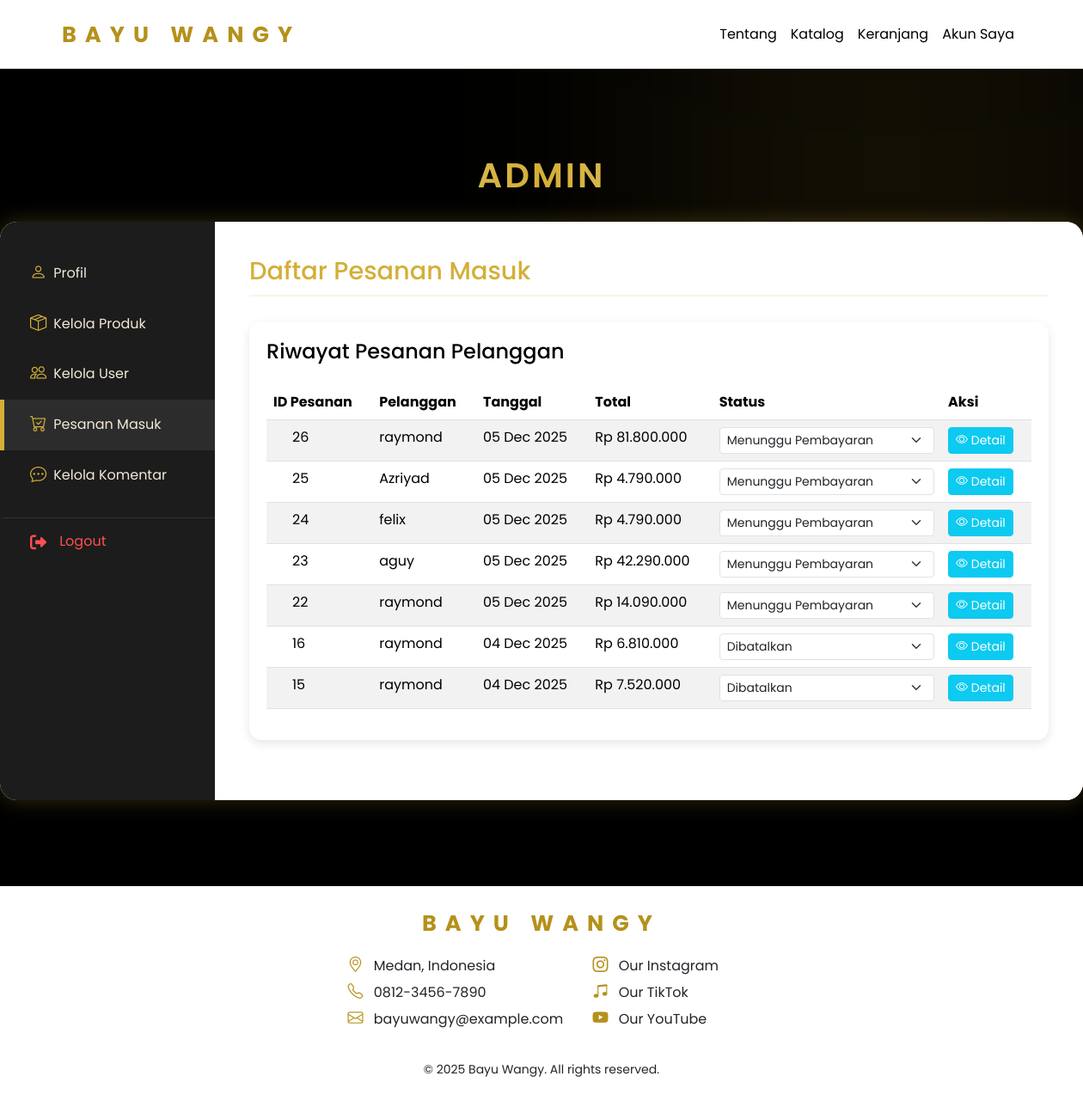
/admin-tab-pesanan.php (signed in), run on the app's committed database.
### tables this page shows
CREATE TABLE `pesanan` (
  `id_pesanan` int(11) NOT NULL,
  `id_user` int(11) DEFAULT NULL,
  `nama_lengkap` varchar(255) NOT NULL,
  `email` varchar(255) NOT NULL,
  `no_telepon` varchar(20) NOT NULL,
  `alamat_detail` text NOT NULL,
  `total_produk` decimal(10,2) NOT NULL,
  `total_akhir` decimal(10,2) NOT NULL,
  `status_pesanan` varchar(50) DEFAULT 'Menunggu Pembayaran',
  `tanggal_pesan` timestamp NOT NULL DEFAULT current_timestamp()
);

CREATE TABLE `users` (
  `id_user` int(11) NOT NULL,
  `nama` varchar(100) NOT NULL,
  `email` varchar(100) NOT NULL,
  `password` varchar(100) NOT NULL,
  `telepon` varchar(20) DEFAULT NULL,
  `tanggal_daftar` datetime DEFAULT current_timestamp(),
  `role` varchar(50) NOT NULL DEFAULT 'customer'
);

### admin-tab-pesanan.php (the view, shortened to what this page needs)
<?php
require 'conn.php';
$sql = "
    SELECT
        p.id_pesanan,
        u.nama,
        p.tanggal_pesan,
        p.total_akhir,
        p.status_pesanan
    FROM pesanan p
    JOIN users u ON p.id_user = u.id_user
    ORDER BY p.tanggal_pesan DESC
";
$pesanan_query = $conn->query($sql);
$statuses = ['Menunggu Pembayaran', 'Diproses', 'Dikirim', 'Selesai', 'Dibatalkan'];
?>
<!DOCTYPE html>
<html lang="id">
<head>
    <link rel="stylesheet" href="bootstrap/css/bootstrap.css">
    <link rel="stylesheet" href="css/akun.css">
    <link rel="stylesheet" href="css/navbar.css">
    <link rel="stylesheet" href="css/styleee.css">
    <link rel="stylesheet" href="https://cdnjs.cloudflare.com/ajax/libs/font-awesome/6.0.0-beta3/css/all.min.css">
    <link rel="stylesheet" href="https://cdn.jsdelivr.net/npm/bootstrap-icons@1.11.3/font/bootstrap-icons.css">
</head>
<body class="account-page">
    <?php include 'navbar.php'; ?>
    <div class="akun-container">
        <h1 class="title">Admin</h1>
        <div class="account-dashboard">
            <aside class="sidebar">
                <nav class="account-nav">
                    <a href="admin.php" class="nnav-item">
                        <i class="bi bi-person me-2"></i> Profil
                    </a>
                    <a href="admin-tab-produk.php" class="nnav-item">
                        <i class="bi bi-box-seam me-2"></i> Kelola Produk
                    </a>
                    <a href="admin-tab-user.php" class="nnav-item">
                        <i class="bi bi-people me-2"></i> Kelola User
                    </a>
                    <a href="admin-tab-pesanan.php" class="nnav-item active">
                        <i class="bi bi-cart-check me-2"></i> Pesanan Masuk
                    </a>
                    <a href="admin-tab-komentar.php" class="nnav-item">
                        <i class="bi bi-chat-dots me-2"></i> Kelola Komentar
                    </a>
                    <a href="logout.php" class="nnav-item logout">
                        <i class="fas fa-sign-out-alt"></i> Logout
                    </a>
                </nav>
            </aside>
            <main class="content-area">
                <h2 class="section-title">Daftar Pesanan Masuk</h2>
                <div class="address-form" style="max-width: 1200px; margin: 30px auto;">
                    <h4 class="mb-4">Riwayat Pesanan Pelanggan</h4>
                    <table class="table table-striped">
                        <thead>
                            <tr>
                                <th>ID Pesanan</th>
                                <th>Pelanggan</th>
                                <th>Tanggal</th>
                                <th>Total</th>
                                <th>Status</th>
                                <th>Aksi</th>
                            </tr>
                        </thead>
                        <tbody>
                            <?php
                            if ($pesanan_query->num_rows > 0) {
                                while ($pesanan = $pesanan_query->fetch_assoc()):
                            ?>
                            <tr>
                                <td><?= $pesanan['id_pesanan']; ?></td>
                                <td><?= htmlspecialchars($pesanan['nama']); ?></td>
                                <td><?= date('d M Y', strtotime($pesanan['tanggal_pesan'])); ?></td>
                                <td>Rp <?= number_format($pesanan['total_akhir'], 0, ',', '.'); ?></td>
                                <td>
                                    <form action="admin-ubahstatuspesanan.php" method="POST" class="d-inline">
                                        <select name="status_baru" onchange="this.form.submit()" class="form-select form-select-sm">
                                            <?php foreach ($statuses as $status): ?>
                                                <option value="<?= $status; ?>" <?= ($pesanan['status_pesanan'] === $status) ? 'selected' : ''; ?>>
                                                    <?= $status; ?>
                                                </option>
                                            <?php endforeach; ?>
                                        </select>
                                    </form>
                                </td>
                                <td>
                                    <a href="admin-detailpesanan.php?id=<?= $pesanan['id_pesanan']; ?>" class="btn btn-sm btn-info text-white"><i class="bi bi-eye"></i> Detail</a>
                                </td>
                            </tr>
                            <?php
                                endwhile;
                            } else {
                                ?>
                                <tr>
                                    <td colspan="6" class="text-center">Tidak ada pesanan masuk saat ini.</td>
                                </tr>
                                <?php
                            }
                            ?>
                        </tbody>
                    </table>
                </div>
            </main>
            </div>
    </div>
    <?php include 'footer.php'; ?>
</body>
</html>

### css/akun.css (style rules this page uses)
* { margin: 0; padding: 0; box-sizing: border-box; font-family: 'Poppins', sans-serif; }
body { background: #000000; min-height: 100vh; height: auto; color: #ffffff; overflow-x: hidden; }
body::before { content: ""; position: absolute; width: 550px; height: 550px; background: #D4AF3715; filter: blur(130px); top: -80px; right: -50px; z-index: -1; }
.title { text-align: center; margin-bottom: 30px; font-size: 40px; font-weight: 600; letter-spacing: 3px; text-transform: uppercase; background: linear-gradient(90deg, #f2e9d8, #D4AF37, #f2e9d8); color: transparent; -webkit-background-clip: text; background-clip: text; }
.akun-container { margin: 100px auto; }
.address-form { background: #ffffff; padding: 20px; border-radius: 14px; box-shadow: 0px 4px 12px rgba(0,0,0,0.1); max-width: 100%; margin-top: 20px; }
.account-dashboard { display: flex; max-width: 1400px; margin: 0 auto; background: #ffffff; border-radius: 20px; overflow: hidden; box-shadow: 0 0 25px rgba(212, 175, 55, 0.25), inset 0 0 12px rgba(212, 175, 55, 0.15); }
.sidebar { flex: 0 0 250px; background: #1c1c1c; padding: 30px 0; color: #f2e9d8; }
.account-nav { display: flex; flex-direction: column; }
.nnav-item { display: flex; align-items: center; padding: 15px 30px; text-decoration: none; color: #f2e9d8; font-size: 1em; border-left: 5px solid transparent; transition: 0.2s; }
.nnav-item i { margin-right: 15px; font-size: 1.2em; color: #D4AF37; }
.nnav-item.active { border-left-color: #D4AF37; background-color: #2c2c2c; font-weight: 400; }
.nnav-item.logout { margin-top: 20px; border-top: 1px solid #333333; color: #ff5050; }
.nnav-item.logout i { color: #ff5050; }
.content-area { flex-grow: 1; padding: 40px; background: #ffffff; color: #000000; }
.section-title { color: #D4AF37; font-size: 1.8em; margin-bottom: 25px; border-bottom: 2px solid #D4AF3720; padding-bottom: 10px; }
.address-form { background: #ffffff; padding: 20px; border-radius: 14px; box-shadow: 0px 4px 12px rgba(0,0,0,0.1); max-width: 500px; margin-top: 20px; }

### css/styleee.css (style rules this page uses)
body { font-family: 'Poppins', sans-serif; }
.cart-table th:first-child, tr td:first-child { padding-left: 30px !important; }

### data on the page
pesanan: id_pesanan "26", id_user.nama "raymond", tanggal_pesan "05 Dec 2025", total_akhir "81.800.000", status_baru "Menunggu Pembayaran"
pesanan: id_pesanan "25", id_user.nama "Azriyad", tanggal_pesan "05 Dec 2025", total_akhir "4.790.000", status_baru "Menunggu Pembayaran"
pesanan: id_pesanan "24", id_user.nama "felix", tanggal_pesan "05 Dec 2025", total_akhir "4.790.000", status_baru "Menunggu Pembayaran"
pesanan: id_pesanan "23", id_user.nama "aguy", tanggal_pesan "05 Dec 2025", total_akhir "42.290.000", status_baru "Menunggu Pembayaran"
pesanan: id_pesanan "22", id_user.nama "raymond", tanggal_pesan "05 Dec 2025", total_akhir "14.090.000", status_baru "Menunggu Pembayaran"
pesanan: id_pesanan "16", id_user.nama "raymond", tanggal_pesan "04 Dec 2025", total_akhir "6.810.000", status_baru "Dibatalkan"
pesanan: id_pesanan "15", id_user.nama "raymond", tanggal_pesan "04 Dec 2025", total_akhir "7.520.000", status_baru "Dibatalkan"
